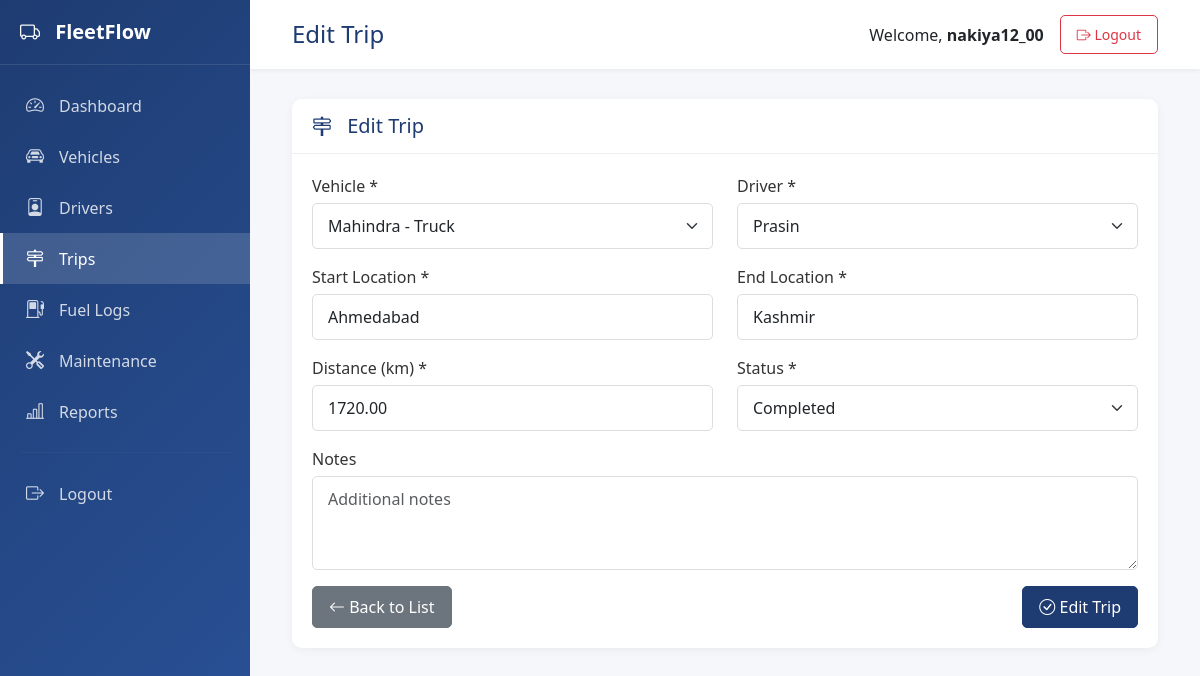
The page /trips/edit/3/ (signed in) on the database its author committed.
### app1/models.py (models this page shows, shortened)
class Trip(models.Model):
    STATUS_CHOICES = [
        ('pending', 'Pending'),
        ('in_progress', 'In Progress'),
        ('completed', 'Completed'),
        ('cancelled', 'Cancelled'),
    ]
    vehicle = models.ForeignKey(Vehicle, on_delete=models.CASCADE, related_name='trips')
    driver = models.ForeignKey(Driver, on_delete=models.CASCADE, related_name='trips')
    start_location = models.CharField(max_length=200)
    end_location = models.CharField(max_length=200)
    distance = models.DecimalField(max_digits=10, decimal_places=2, help_text="Distance in km")
    status = models.CharField(max_length=20, choices=STATUS_CHOICES, default='pending')
    start_date = models.DateTimeField(null=True, blank=True)
    end_date = models.DateTimeField(null=True, blank=True)
    notes = models.TextField(blank=True, null=True)
    created_at = models.DateTimeField(auto_now_add=True)
    updated_at = models.DateTimeField(auto_now=True)
    class Meta:
        ordering = ['-created_at']
        verbose_name_plural = "Trips"

### app1/views.py (the view)
# urls.py: path('trips/edit/<int:pk>/', views.trip_edit, name='trip_edit'),
@login_required
def trip_edit(request, pk):
    trip = get_object_or_404(Trip, pk=pk)
    if request.method == 'POST':
        form = TripForm(request.POST, instance=trip)
        if form.is_valid():
            form.save()
            messages.success(request, "Trip updated successfully!")
            return redirect('trip_list')
    else:
        form = TripForm(instance=trip)
    return render(request, 'trips/form.html', {'form': form, 'action': 'Edit', 'trip': trip})

### app1/forms.py
class TripForm(forms.ModelForm):
    class Meta:
        model = Trip
        fields = ['vehicle', 'driver', 'start_location', 'end_location', 'distance', 'status', 'notes']
        widgets = {
            'vehicle': forms.Select(attrs={'class': 'form-select'}),
            'driver': forms.Select(attrs={'class': 'form-select'}),
            'start_location': forms.TextInput(attrs={
                'class': 'form-control',
                'placeholder': 'Enter start location'
            }),
            'end_location': forms.TextInput(attrs={
                'class': 'form-control',
                'placeholder': 'Enter end location'
            }),
            'distance': forms.NumberInput(attrs={
                'class': 'form-control',
                'placeholder': 'Distance in km',
                'step': '0.01'
            }),
            'status': forms.Select(attrs={'class': 'form-select'}),
            'notes': forms.Textarea(attrs={
                'class': 'form-control',
                'placeholder': 'Additional notes',
                'rows': 3
            }),
        }

### app1/models.py (called while the page is built)
    def __str__(self):
        return f"{self.vehicle_number} - {self.get_vehicle_type_display()}"

    def __str__(self):
        return self.driver_name

### templates/trips/form.html (shortened to what this page needs)
{% extends 'base.html' %}
{% block page_title %}{{ action }} Trip{% endblock %}
{% block content %}
<div class="card">
    <div class="card-header">
        <h5 class="mb-0"><i class="bi bi-signpost-2"></i> {{ action }} Trip</h5>
    </div>
    <div class="card-body">
        <form method="POST">
            <div class="row">
                <div class="col-md-6">
                    <div class="mb-3">
                        <label for="id_vehicle" class="form-label">Vehicle *</label>
                        {{ form.vehicle }}
                    </div>
                </div>
                <div class="col-md-6">
                    <div class="mb-3">
                        <label for="id_driver" class="form-label">Driver *</label>
                        {{ form.driver }}
                    </div>
                </div>
            </div>
            <div class="row">
                <div class="col-md-6">
                    <div class="mb-3">
                        <label for="id_start_location" class="form-label">Start Location *</label>
                        {{ form.start_location }}
                    </div>
                </div>
                <div class="col-md-6">
                    <div class="mb-3">
                        <label for="id_end_location" class="form-label">End Location *</label>
                        {{ form.end_location }}
                    </div>
                </div>
            </div>
            <div class="row">
                <div class="col-md-6">
                    <div class="mb-3">
                        <label for="id_distance" class="form-label">Distance (km) *</label>
                        {{ form.distance }}
                    </div>
                </div>
                <div class="col-md-6">
                    <div class="mb-3">
                        <label for="id_status" class="form-label">Status *</label>
                        {{ form.status }}
                    </div>
                </div>
            </div>
            <div class="mb-3">
                <label for="id_notes" class="form-label">Notes</label>
                {{ form.notes }}
            </div>
            <div class="d-flex justify-content-between">
                <a href="{% url 'trip_list' %}" class="btn btn-secondary">
                    <i class="bi bi-arrow-left"></i> Back to List
                </a>
                <button type="submit" class="btn btn-primary">
                    <i class="bi bi-check-circle"></i> {{ action }} Trip
                </button>
            </div>
        </form>
    </div>
</div>
{% endblock %}

### templates/base.html (shortened to what this page needs)
{% load static %}
<!DOCTYPE html>
<html lang="en">
<head>
    <link href="https://cdn.jsdelivr.net/npm/bootstrap@5.3.0/dist/css/bootstrap.min.css" rel="stylesheet">
    <link rel="stylesheet" href="https://cdn.jsdelivr.net/npm/bootstrap-icons@1.11.0/font/bootstrap-icons.css">
    <link href="{% static 'css/style.css' %}" rel="stylesheet">
</head>
<body>
    {% if user.is_authenticated %}
    <div class="sidebar">
        <div class="sidebar-header">
            <h4><i class="bi bi-truck"></i> FleetFlow</h4>
        </div>
        <nav class="sidebar-nav">
            <a href="{% url 'dashboard' %}" class="nav-link {% if request.resolver_match.url_name == 'dashboard' %}active{% endif %}">
                <i class="bi bi-speedometer2"></i> Dashboard
            </a>
            <a href="{% url 'vehicle_list' %}" class="nav-link {% if 'vehicle' in request.resolver_match.url_name %}active{% endif %}">
                <i class="bi bi-car-front"></i> Vehicles
            </a>
            <a href="{% url 'driver_list' %}" class="nav-link {% if 'driver' in request.resolver_match.url_name %}active{% endif %}">
                <i class="bi bi-person-badge"></i> Drivers
            </a>
            <a href="{% url 'trip_list' %}" class="nav-link {% if 'trip' in request.resolver_match.url_name %}active{% endif %}">
                <i class="bi bi-signpost-2"></i> Trips
            </a>
            <a href="{% url 'fuel_list' %}" class="nav-link {% if 'fuel' in request.resolver_match.url_name %}active{% endif %}">
                <i class="bi bi-fuel-pump"></i> Fuel Logs
            </a>
            <a href="{% url 'maintenance_list' %}" class="nav-link {% if 'maintenance' in request.resolver_match.url_name %}active{% endif %}">
                <i class="bi bi-tools"></i> Maintenance
            </a>
            <a href="{% url 'reports' %}" class="nav-link {% if request.resolver_match.url_name == 'reports' %}active{% endif %}">
                <i class="bi bi-bar-chart-line"></i> Reports
            </a>
            <hr>
            <a href="{% url 'logout' %}" class="nav-link">
                <i class="bi bi-box-arrow-right"></i> Logout
            </a>
        </nav>
    </div>
    <div class="main-content">
        <header class="top-header">
            <div class="container-fluid">
                <div class="d-flex justify-content-between align-items-center">
                    <h4 class="mb-0">{% block page_title %}Dashboard{% endblock %}</h4>
                    <div class="d-flex align-items-center">
                        <span class="me-3">Welcome, <strong>{{ user.username }}</strong></span>
                        <a href="{% url 'logout' %}" class="btn btn-sm btn-outline-danger">
                            <i class="bi bi-box-arrow-right"></i> Logout
                        </a>
                    </div>
                </div>
            </div>
        </header>
        <main class="content">
            <div class="container-fluid">
                {% block content %}{% endblock %}
            </div>
        </main>
    </div>
    {% endif %}
</body>
</html>

### static/css/style.css (style rules this page uses)
:root { --primary-color: #1e3c72; --secondary-color: #2a5298; --sidebar-width: 250px; --header-height: 60px; }
body { font-family: 'Segoe UI', Tahoma, Geneva, Verdana, sans-serif; background-color: #f5f7fa; margin: 0; padding: 0; }
.sidebar { position: fixed; left: 0; top: 0; bottom: 0; width: var(--sidebar-width); background: linear-gradient(135deg, var(--primary-color) 0%, var(--secondary-color) 100%); color: white; z-index: 1000; overflow-y: auto; }
.sidebar-header { padding: 20px; border-bottom: 1px solid rgba(255, 255, 255, 0.1); }
.sidebar-header h4 { margin: 0; font-size: 20px; font-weight: 600; }
.sidebar-header h4 i { margin-right: 10px; }
.sidebar-nav { padding: 15px 0; }
.nav-link { display: flex; align-items: center; padding: 12px 20px; color: rgba(255, 255, 255, 0.8); text-decoration: none; transition: all 0.3s; border-left: 3px solid transparent; }
.nav-link.active { background-color: rgba(255, 255, 255, 0.15); color: white; border-left-color: #fff; }
.nav-link i { margin-right: 12px; font-size: 18px; width: 24px; text-align: center; }
.sidebar-nav hr { border-color: rgba(255, 255, 255, 0.1); margin: 15px 20px; }
.main-content { margin-left: var(--sidebar-width); min-height: 100vh; }
.top-header { background-color: white; padding: 15px 30px; box-shadow: 0 2px 4px rgba(0, 0, 0, 0.05); position: sticky; top: 0; z-index: 100; }
.top-header h4 { margin: 0; color: var(--primary-color); }
.content { padding: 30px; }
.card { border: none; border-radius: 10px; box-shadow: 0 2px 10px rgba(0, 0, 0, 0.05); margin-bottom: 20px; }
.card-header { background-color: white; border-bottom: 1px solid #eee; padding: 15px 20px; border-radius: 10px 10px 0 0 !important; }
.card-header h5 { margin: 0; color: var(--primary-color); }
.card-header h5 i { margin-right: 10px; }
.card-body { padding: 20px; }
.btn { border-radius: 5px; padding: 8px 16px; font-weight: 500; transition: all 0.3s; }
.btn-primary { background-color: var(--primary-color); border-color: var(--primary-color); }
.form-control, .form-select { border-radius: 5px; border: 1px solid #ddd; padding: 10px 15px; }
.form-label { font-weight: 500; color: #333; margin-bottom: 5px; }
.card { animation: fadeIn 0.3s ease-out; }

### rows shown on the page
Trip: vehicle "Mahindra - Truck", driver "Prasin", start_location "Ahmedabad", end_location "Kashmir", distance "1720.00", status "Completed"

### other values the page prints
{{ action }} "Edit"
{{ user.username }} "nakiya12_00"
